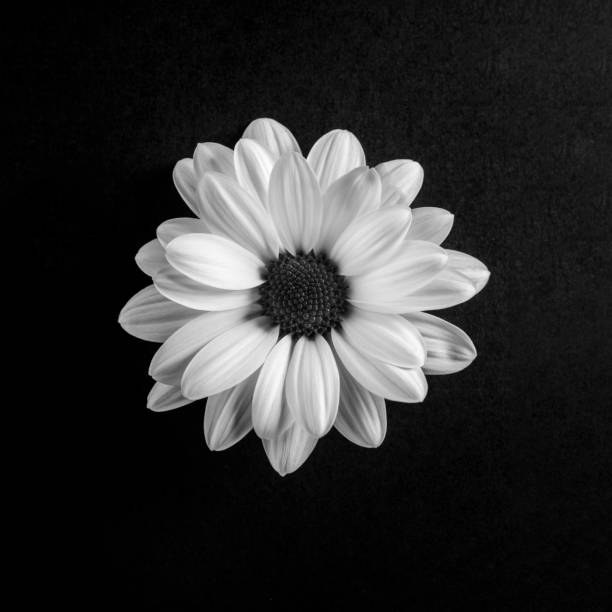
#> input picture Task 1/Edge/flower.jpg, 612 x 612 px
$ python 1.3.py
#> lines starting #> are read from the running program, lines starting #| are printed output that depends on the picture

import numpy as np
from PIL import Image

#grayscale
img = np.asarray(Image.open("flower.jpg"))
#> img is the input picture: shape (612, 612, 3); min 0, max 255, mean 46

red, green, blue = img[:, :, 0], img[:, :, 1], img[:, :, 2]

bwimage = 0.3333 * red ** 0.9 + 0.3333 * green ** 0.9 + 0.3333 * blue ** 0.9
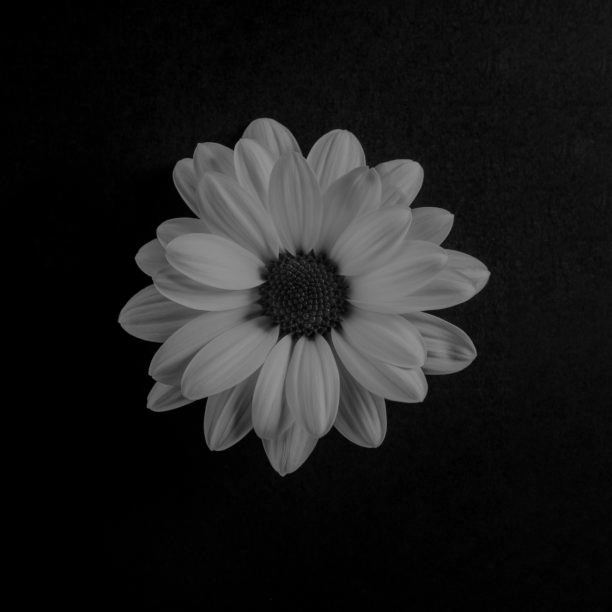
#> bwimage: shape (612, 612) float64; min 0, max 146.5, mean 28.6
bwimage = bwimage.astype(np.uint8)
Image.fromarray(bwimage).save("grayscale 1.3.jpg")

#sobel
sobelX = np.array([[1.0, 0.0, -1.0], [2.0, 0.0, -2.0], [1.0, 0.0, -1.0]])
sobelY = np.array([[1.0, 2.0, 1.0], [0.0, 0.0, 0.0], [-1.0, -2.0, -1.0]])
[rows, columns] = np.shape(bwimage)
#> rows = 612; columns = 612
finalImage = np.zeros(shape=(rows, columns))

for i in range(rows - 2):
    for j in range(columns - 2):
        xaxis = np.sum(np.multiply(sobelX, bwimage[i:i + 3, j:j + 3]))
        yaxis = np.sum(np.multiply(sobelY, bwimage[i:i + 3, j:j + 3]))
        finalImage[i + 1, j + 1] = np.sqrt(xaxis ** 2 + yaxis ** 2)
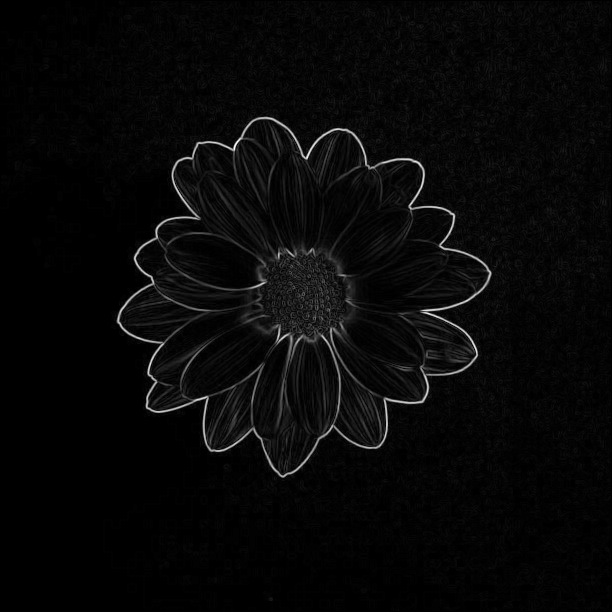
#> finalImage: shape (612, 612) float64; min 0, max 461.3, mean 14.8; drawn with min black and max white
finalImage = finalImage.astype(np.uint8)
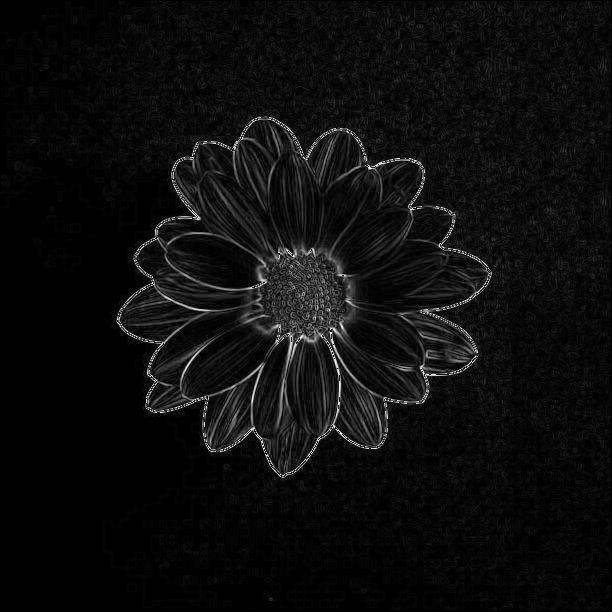
#> finalImage: shape (612, 612); min 0, max 255, mean 13
Image.fromarray(finalImage).save("sobel.jpg")
